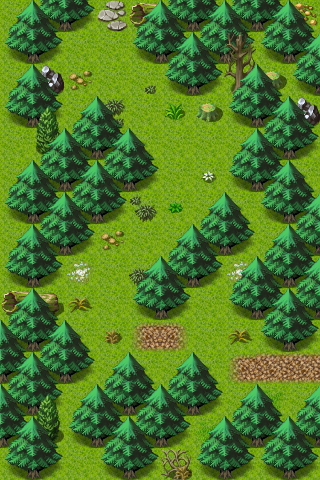

Below is a game level as drawn by its tile map, then a one-line description and the .tmx that defines it (tile-layer data replaced by summaries):
An orthogonal 10x15 tile map with 32x32 px tiles, 3 tile layers (Ground, Objects, Above), 1 hidden layer not drawn, 9 tilesets and 4 objects (2x mapchange, 2x spawn).

<map version="1.0" orientation="orthogonal" width="10" height="15" tilewidth="32" tileheight="32">
    <tileset firstgid="1" name="map_6" tilewidth="32" tileheight="32">
        <image source="../drawable/map_6.png" width="256" height="256" />
    </tileset>
    <tileset firstgid="65" name="map_4" tilewidth="32" tileheight="32">
        <image source="../drawable/map_4.png" width="256" height="256" />
    </tileset>
    <tileset firstgid="129" name="map_5" tilewidth="32" tileheight="32">
        <image source="../drawable/map_5.png" width="256" height="256" />
    </tileset>
    <tileset firstgid="193" name="map_19" tilewidth="32" tileheight="32">
        <image source="../drawable/map_19.png" width="256" height="256" />
    </tileset>
    <tileset firstgid="257" name="map_1" tilewidth="32" tileheight="32">
        <image source="../drawable/map_1.png" width="256" height="256" />
    </tileset>
    <tileset firstgid="321" name="map_3" tilewidth="32" tileheight="32">
        <image source="../drawable/map_3.png" width="256" height="256" />
    </tileset>
    <tileset firstgid="385" name="map_10" tilewidth="32" tileheight="32">
        <image source="../drawable/map_10.png" width="256" height="256" />
    </tileset>
    <tileset firstgid="449" name="map_0" tilewidth="32" tileheight="32">
        <image source="../drawable/map_0.png" width="256" height="256" />
    </tileset>
    <tileset firstgid="513" name="map_2" tilewidth="32" tileheight="32">
        <image source="../drawable/map_2.png" width="256" height="256" />
    </tileset>
    <layer name="Ground" width="10" height="15">
        <data>[150 cells, 150 non-empty, 1 distinct tile ids]</data>
    </layer>
    <layer name="Objects" width="10" height="15">
        <data>[150 cells, 116 non-empty, 26 distinct tile ids]</data>
    </layer>
    <layer name="Above" width="10" height="15">
        <data>[150 cells, 79 non-empty, 4 distinct tile ids]</data>
    </layer>
    <layer name="Walkable" width="10" height="15" visible="0">
        <data>[150 cells, 100 non-empty, 1 distinct tile ids]</data>
    </layer>
    <objectgroup name="Mapevents">
        <object name="east" type="mapchange" x="288" y="352" width="32" height="64">
            <properties>
                <property name="map" value="bogsten0" />
                <property name="place" value="west" />
            </properties>
        </object>
        <object name="north" type="mapchange" x="96" y="0" width="32" height="32">
            <properties>
                <property name="map" value="wild12" />
                <property name="place" value="south" />
            </properties>
        </object>
    </objectgroup>
    <objectgroup name="Spawn" visible="0">
        <object name="forestwasp" type="spawn" x="64" y="64" width="224" height="224">
            <properties>
                <property name="quantity" value="2" />
                <property name="spawngroup" value="forestwasp" />
            </properties>
        </object>
        <object name="forestboar2" type="spawn" x="64" y="256" width="192" height="192">
            <properties>
                <property name="quantity" value="2" />
                <property name="spawngroup" value="forestwasp" />
            </properties>
        </object>
    </objectgroup>
    <objectgroup name="Keys" />
    <objectgroup name="Replace" />
</map>
